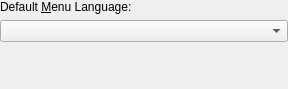
<ui version="4.0" >
 <class>ConfigureTemplatePlugin</class>
 <widget class="QWidget" name="ConfigureTemplatePlugin" >
  <property name="geometry" >
   <rect>
    <x>0</x>
    <y>0</y>
    <width>288</width>
    <height>89</height>
   </rect>
  </property>
  <property name="windowTitle" >
   <string>Configure Template Plugin</string>
  </property>
  <layout class="QVBoxLayout" >
   <property name="leftMargin" >
    <number>0</number>
   </property>
   <property name="topMargin" >
    <number>0</number>
   </property>
   <property name="rightMargin" >
    <number>0</number>
   </property>
   <property name="bottomMargin" >
    <number>0</number>
   </property>
   <item>
    <widget class="QLabel" name="defaultMenuLanguageLabel" >
     <property name="text" >
      <string>Default &amp;Menu Language:</string>
     </property>
     <property name="wordWrap" >
      <bool>false</bool>
     </property>
     <property name="buddy" >
      <cstring>kcfg_DefaultMenuLanguage</cstring>
     </property>
    </widget>
   </item>
   <item>
    <widget class="KMFLanguageComboBox" name="kcfg_DefaultMenuLanguage" />
   </item>
   <item>
    <spacer>
     <property name="orientation" >
      <enum>Qt::Vertical</enum>
     </property>
     <property name="sizeType" >
      <enum>QSizePolicy::Expanding</enum>
     </property>
     <property name="sizeHint" >
      <size>
       <width>20</width>
       <height>40</height>
      </size>
     </property>
    </spacer>
   </item>
  </layout>
 </widget>
 <layoutdefault spacing="6" margin="11" />
 <pixmapfunction>qPixmapFromMimeSource</pixmapfunction>
 <customwidgets>
  <customwidget>
   <class>KMFLanguageComboBox</class>
   <extends>QComboBox</extends>
   <header>kmflanguagewidgets.h</header>
  </customwidget>
 </customwidgets>
 <resources/>
 <connections/>
</ui>
